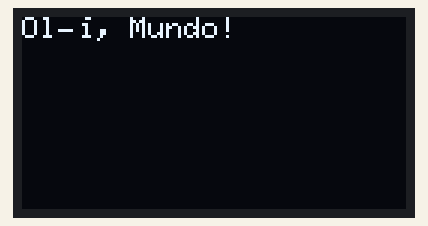
Bench run of a sketch on a simulated Arduino Uno, built with avr-gcc and run on an emulated ATmega328P. Shown: 128×64 one-colour display.

Above: at 0.1 s.
At 1.1 s:
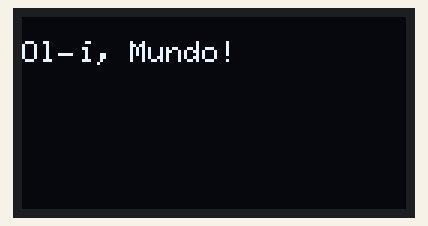
At 2.2 s:
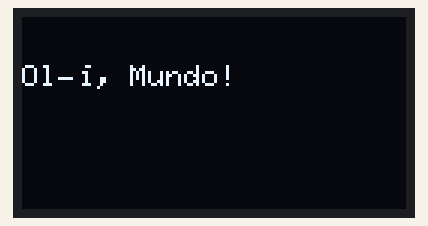
At 3.2 s:
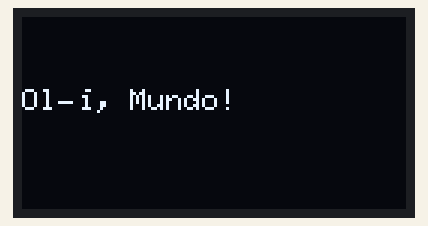
At 5.2 s:
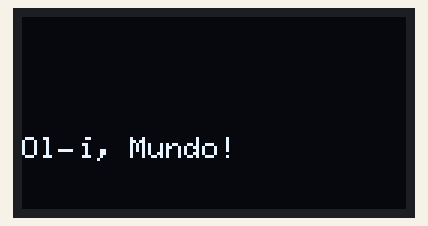
At 7.3 s:
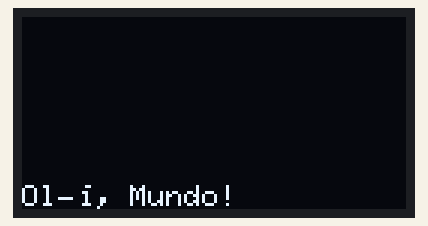

The sketch:

sketch_aug25a.ino
```cpp
#include <Wire.h>
#include <Adafruit_GFX.h>
#include <Adafruit_SSD1306.h>

#define SCREEN_WIDTH 128 // Largura do display em pixels
#define SCREEN_HEIGHT 64 // Altura do display em pixels
#define OLED_RESET    -1 // Pino de reset do display (opcional)
Adafruit_SSD1306 display(SCREEN_WIDTH, SCREEN_HEIGHT, &Wire, OLED_RESET);

void setup() {
  // Inicializa o display com endereço 0x3C (Padrão para o SSD1306)
  if(!display.begin(SSD1306_SWITCHCAPVCC, 0x3C)) {
    Serial.println(F("Erro ao iniciar o display SSD1306"));
    while(true);
  }

  display.clearDisplay(); // Limpa o buffer do display
  display.setTextSize(1); // Tamanho do texto
  display.setTextColor(SSD1306_WHITE); // Cor do texto
  display.setCursor(0, 0); // Posição do cursor
}

void loop() {
  display.clearDisplay(); // Limpa o buffer do display

  // Imprime a mensagem no display
  display.println("Olá, Mundo!");

  display.display(); // Mostra o conteúdo do buffer no display

  delay(1000); // Pausa de 1 segundo
}
```

Measured:
- what the display in image 1 shows lasts 1.0 s, from 1.1 s to 2.1 s
